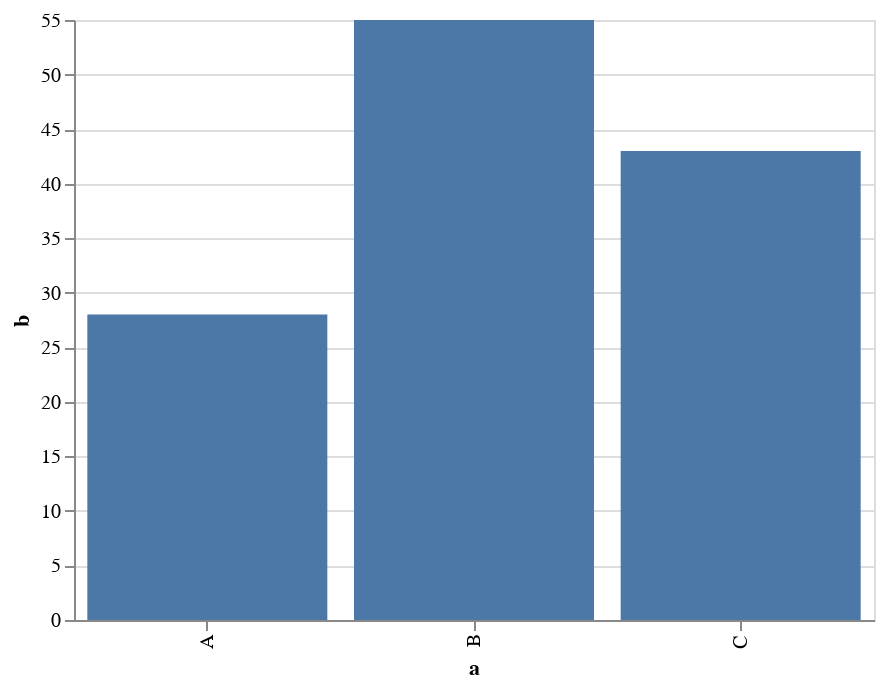

The notebook cell this image was saved under:
### Code cell
from altair import Chart
import pandas as pd

data = pd.DataFrame({
    'a': ['A', 'B', 'C'],
    'b': [28, 55, 43]
})

chart = Chart(data).mark_bar().encode(
    x='a',
    y='b',
)
chart

### Figure 1 — Vega-Lite specification as saved in the notebook (floating-point values rounded to 4 significant figures)
{"$schema": "https://vega.github.io/schema/vega-lite/v2.json", "config": {"view": {"height": 300, "width": 400}}, "data": {"values": [{"a": "A", "b": 28}, {"a": "B", "b": 55}, {"a": "C", "b": 43}]}, "encoding": {"x": {"field": "a", "type": "nominal"}, "y": {"field": "b", "type": "quantitative"}}, "mark": "bar"}
